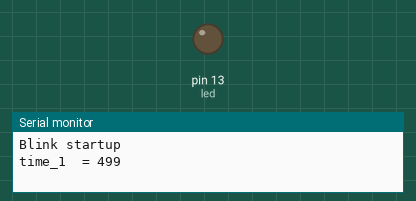
Bench run of a sketch on a simulated Arduino Uno, built with avr-gcc and run on an emulated ATmega328P. On the bench: output pins drawn as LEDs (lit = HIGH), the last lines printed to the serial monitor. Dashed ring = blinking.

Above: at 1.0 s.
At 2.7 s:
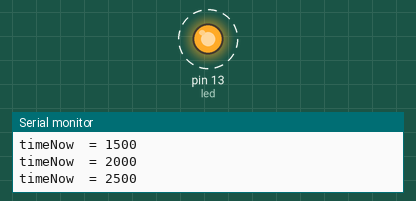
Timing chart, 0 to 3.5 s (numbered marks = the images above):
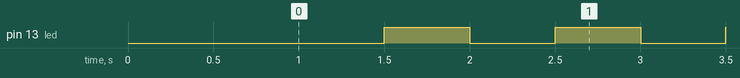

Measured:
- by itself, pin 13 (led): alternates HIGH for 0.50 s and LOW for 0.50 s

The sketch:

blinky.ino
```cpp
//global variables
int led = LED_BUILTIN;
int TASK_1_INTERVAL = 500;  //Blink on for 500 milliseconds

unsigned long time_1 = 0;

// the setup function runs once when you press reset or power the board
void setup()
{
  //Set up serial port
  Serial.begin(9600);
  delay(500);
  Serial.println("Blink startup");

  // initialize the LED pin as an output.
  pinMode(led, OUTPUT);

  //Set timers to current time.
  time_1 = millis();
  Serial.println("time_1  = " + String(time_1));
}

// the loop function runs over and over again forever
void loop()
{
  unsigned long timeNow = 0;
  static boolean BlinkOn;

  timeNow = millis();

  if (timeNow > time_1 + TASK_1_INTERVAL)
  {
      Serial.println("timeNow  = " + String(timeNow));
      time_1 += TASK_1_INTERVAL;
      digitalWrite (led, BlinkOn);
      BlinkOn = !BlinkOn;
  }
}
```
